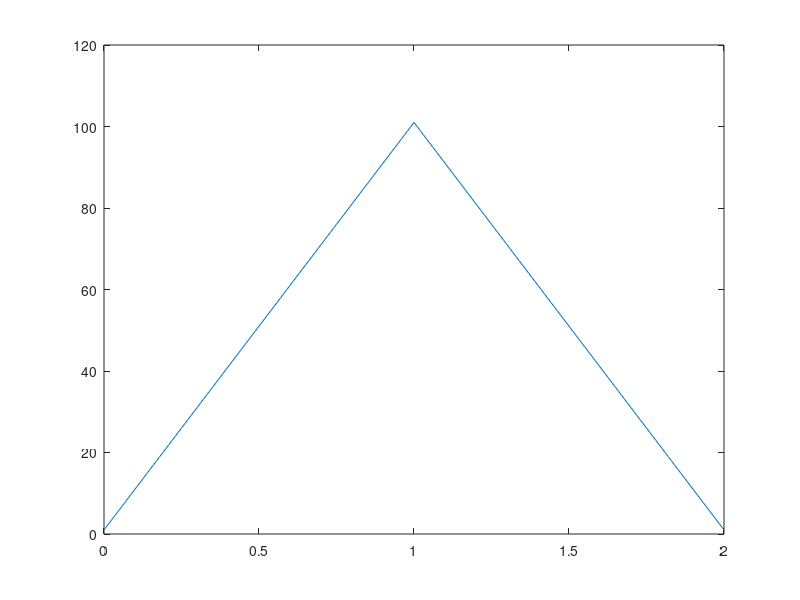
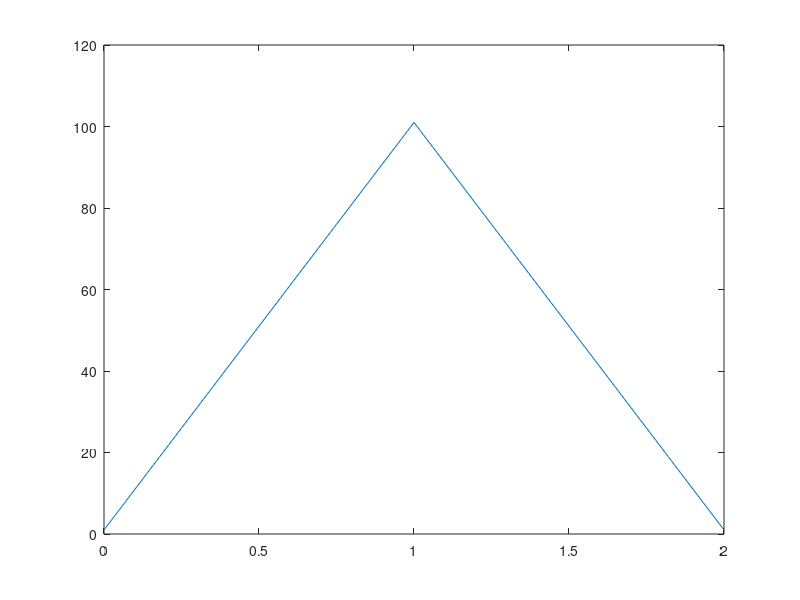
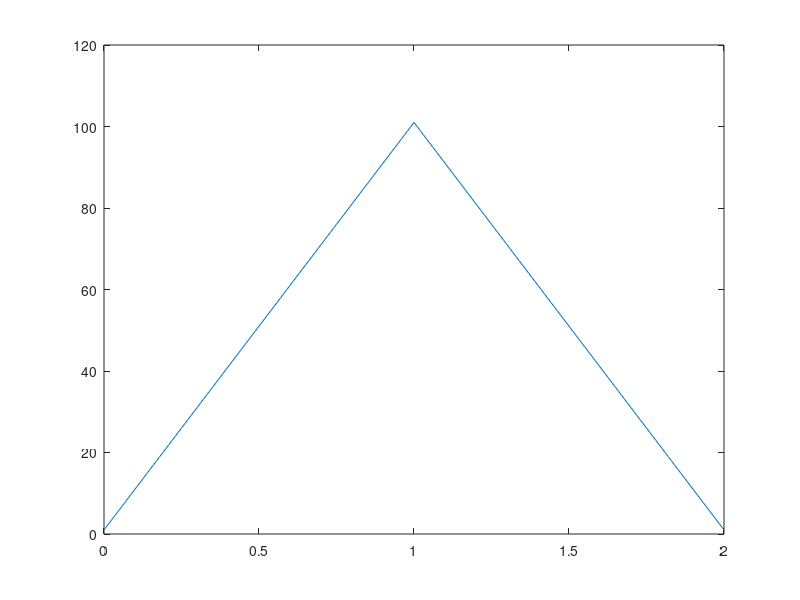
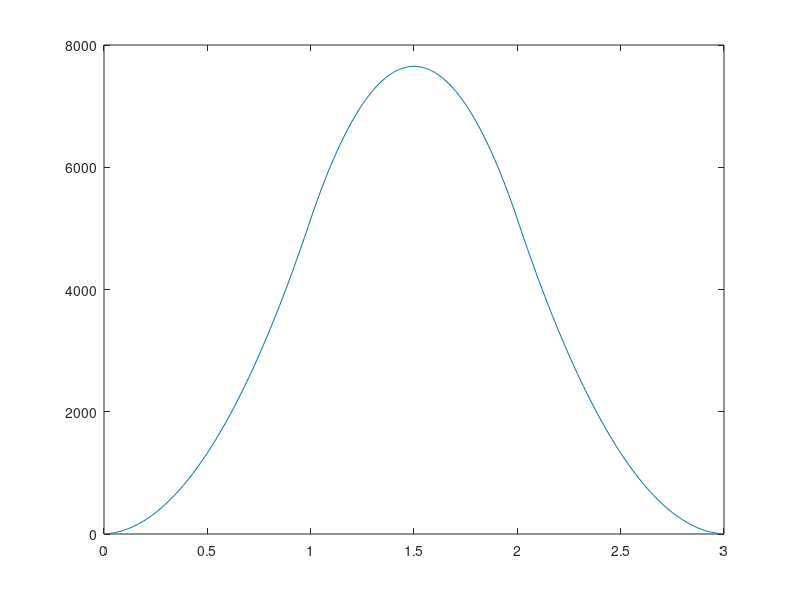

Reproduce these figures in MATLAB, in order.
################################ erotima a

t = 0 : 0.01 : 1;
x = ones(1, length(t));
h = ones(1, length(t));
t = 0: 0.01 : 2;
figure;
y = conv(x, h); 
plot(t, y);
saveas(1, "figure_3a.jpg");

################################ erotima b

t = 0 : 0.01 : 3;
z = conv(y, h);

figure;
plot(t, z);
saveas(1, "figure_3b.jpg");

################################ erotima c

t = 0 : 0.01 : 4;
w = conv(z, h);

figure;
plot(t, w);
saveas(1, "figure_3c.jpg");
